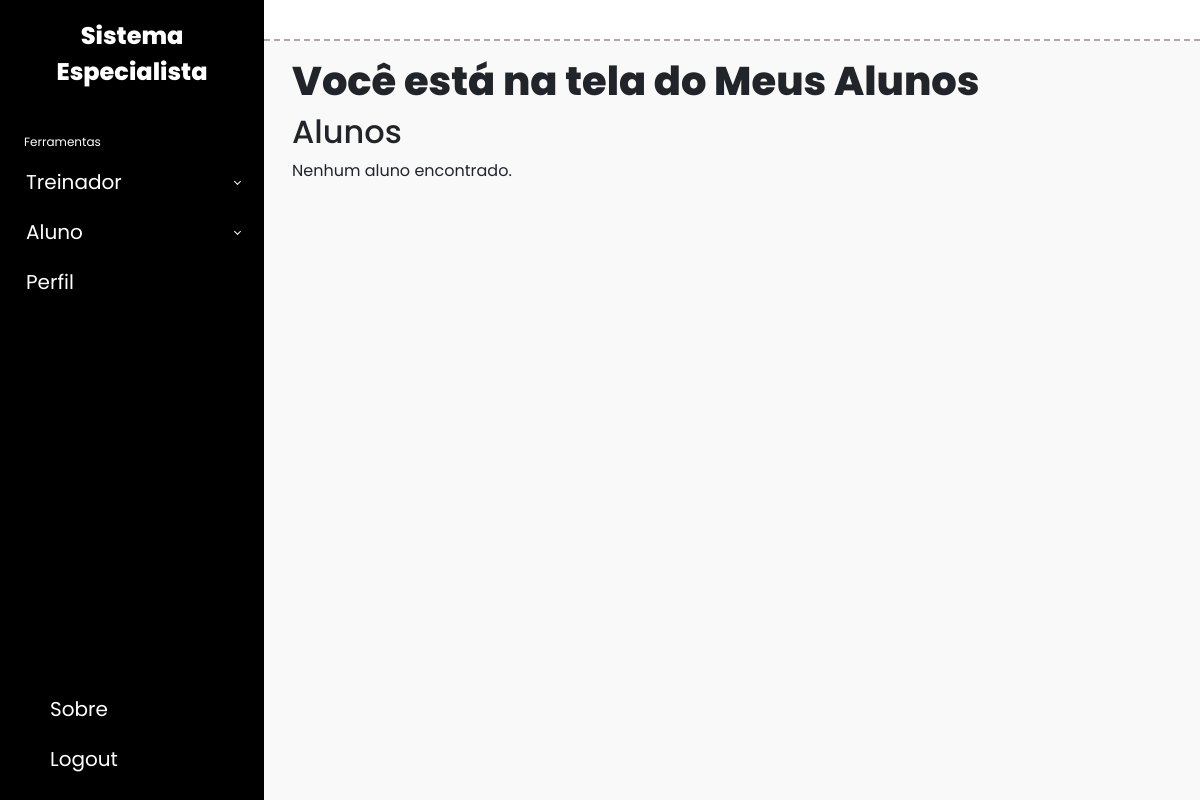
Before: /meus_alunos/ (signed in) with the older database file.
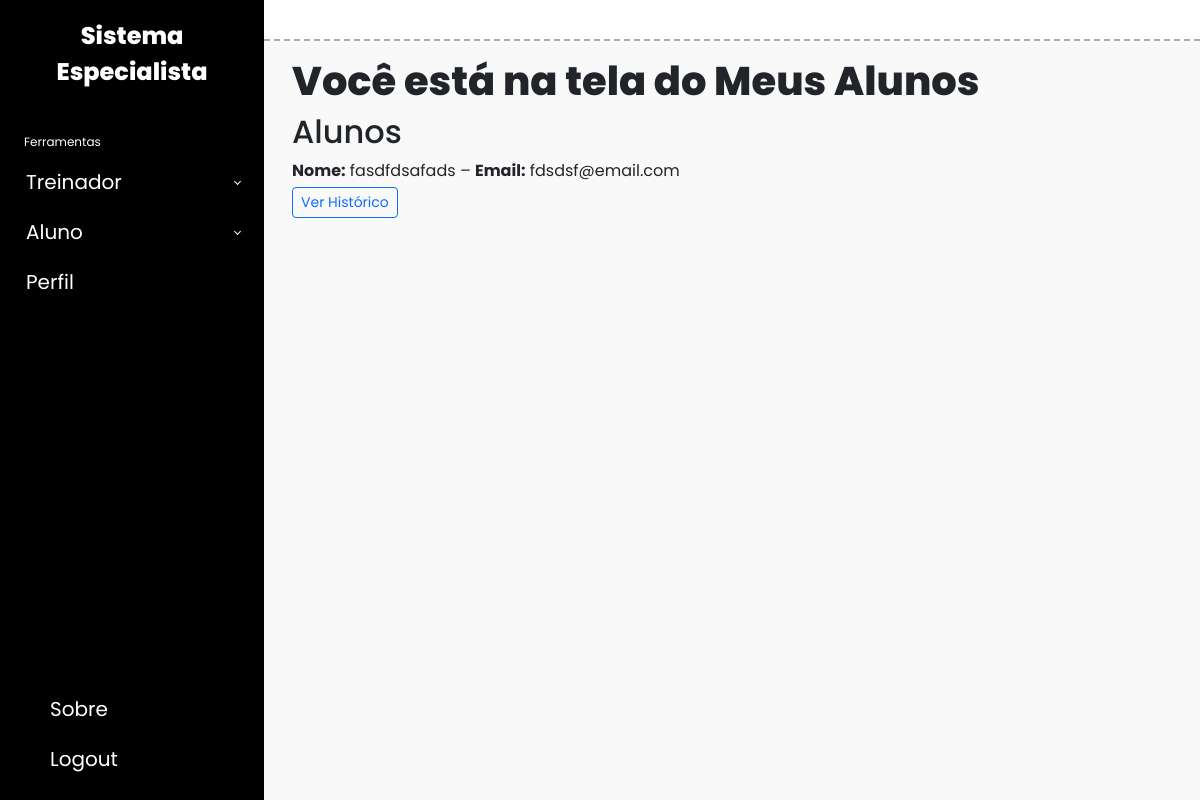
After: the same page with the newer database file.
### EscalaPoms/models.py (models this page shows)
class Pessoa(models.Model):
    cpf         = models.CharField(max_length=11, primary_key=True, help_text="…")
    nome        = models.CharField(max_length=100)
    email       = models.EmailField(unique=True)
    senha       = models.CharField(max_length=128)
    genero      = models.CharField(max_length=12, choices=[('masculino','Masculino'),('feminino','Feminino')])
    num_telefone= models.CharField(max_length=100, null=True, blank=True)
    class Meta:
        abstract = True

class Aluno(Pessoa):
    treinador = models.ForeignKey(Treinador, on_delete=models.CASCADE, related_name='alunos')

### EscalaPoms/views.py (the view)
# urls.py: path('meus_alunos/', meus_alunos, name='meus_alunos'),
@login_required
@treinador_required
def meus_alunos(request):
    treinador = Treinador.objects.get(cpf=request.user.username)
    alunos = Aluno.objects.filter(treinador=treinador).order_by('nome')
    return render(request, 'EscalaPoms/meus_alunos.html', {'alunos': alunos})

### EscalaPoms/utils.py (called while the page is built)
def normalizar_cpf(texto: str) -> str:
    return re.sub(r'\D', '', texto or '')

### EscalaPoms/templates/EscalaPoms/meus_alunos.html (shortened to what this page needs)
{% extends 'EscalaPoms/base.html' %}
{% load static %}
{% block content %}
  <h1>Você está na tela do Meus Alunos</h1>
  <h2>Alunos</h2>
  <ul class="list-unstyled">
    {% for aluno in alunos %}
      <li class="mb-3">
        <strong>Nome:</strong> {{ aluno.nome }} – <strong>Email:</strong> {{ aluno.email }}<br>
        <a href="{% url 'historico_aluno' aluno.cpf %}" class="btn btn-sm btn-outline-primary mt-1">
          Ver Histórico
        </a>
      </li>
    {% empty %}
      <li>Nenhum aluno encontrado.</li>
    {% endfor %}
  </ul>
{% endblock %}

Changed rows visible on the page:
added Aluno: nome "fasdfdsafads", email "fdsdsf@email.com"
Other visible differences:
text no longer shown: "Nenhum aluno encontrado."
